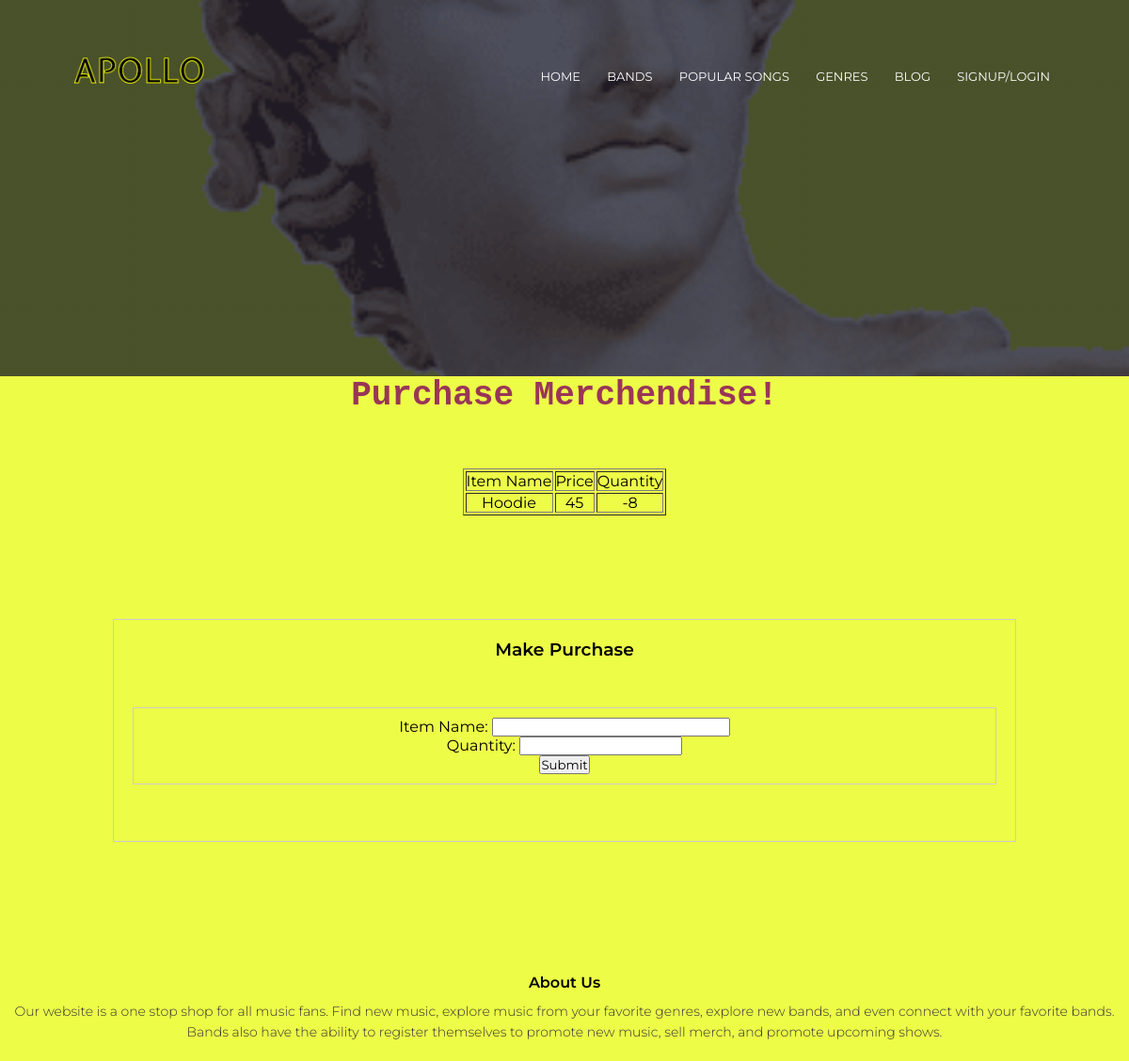
Page /buy-merch/3 on the committed database.
### models.py (models this page shows)
class Merchendise(db.Model):
    __tablename__ = 'merchendise'
    id = db.Column(db.Integer, primary_key=True)
    user_id = db.Column(db.Integer)
    item_name = db.Column(db.String(100))
    price = db.Column(db.Integer)
    quantity = db.Column(db.Integer)

### main.py (the view)
@main.route('/buy-merch/<int:uid>', methods=['GET','POST'])
def buy_merch(uid):
    all_merch = Merchendise.query.filter_by(user_id=uid)
    form = SellMerchForm(item_name='', quantity='')
    if form.validate_on_submit():
        merch = Merchendise.query.filter_by(user_id=uid, item_name=form.item_name.data).first()
        if merch:
            merch.quantity = merch.quantity - int(form.quantity.data)
            db.session.commit()
            return render_template('sell-merch.html', form=form, rows=all_merch, bid=uid)
    return render_template('sell-merch.html',form=form, rows=all_merch, bid=uid)

### main.py
class SellMerchForm(FlaskForm):
  item_name = StringField('Item Name: ', validators=[DataRequired()])
  quantity = StringField('Quantity: ', validators=[DataRequired()])
  submit = SubmitField('Submit')

### templates/sell-merch.html (shortened to what this page needs)
{% extends "header.html" %}
{% block content %}
<body style="background-color: #edfc47;">
    <h1 style="color:#993657; text-align: center; font-family: 'Courier New', monospace;">Purchase Merchendise!</h1>
    <br><br><br>
    <table border = 1 style="margin-left: auto; margin-right: auto; text-align: center;">
        <thead>
           <td>Item Name</td>
           <td>Price</td>
           <td>Quantity</td>
        </thead>
        {% for row in rows %}
           <tr>
              <td>{{row["item_name"]}}</td>
              <td>{{row["price"]}}</td>
              <td> {{ row["quantity"]}}</td>
           </tr>
        {% endfor %}
     </table>
    <section class="login-content">
        <div align="center">
            <div class="login-box">
                <form method="POST">
                    <h3>Make Purchase</h3>
                    <div class="login-box">
                        <div class="field">
                            {{ form.item_name.label }}
                            {{ form.item_name(size=30) }}
                        </div>
                        <div class="field">
                            {{ form.quantity.label }}
                            {{ form.quantity }}
                        </div>
                        {{ form.submit() }}
                    </div>
                </form>
            </div>
        </div>
    </section>
</body>
{% endblock %}

### rows in the picture
Merchendise: item_name "Hoodie", price "45", quantity "-8"
